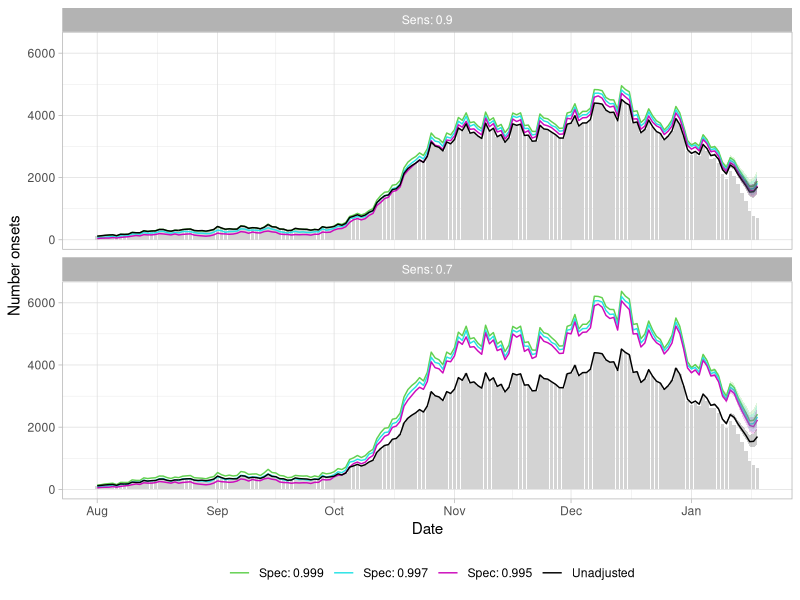

R code for this plot:
library(tidyverse)
dat = read_tsv("../data/nowcast_curr/nowcasting_results_2021-01-21.csv") %>%
  mutate(spec="Spec: 1", sens= "Sens: 1") %>%
  rbind(read_tsv("../data/nowcast_curr/nowcasting_results_spec_0999_2021-01-21.csv") %>%
          mutate(spec="Spec: 0.999", sens="Sens: 1")) %>%
  rbind(read_tsv("../data/nowcast_curr/nowcasting_results_spec_0997_2021-01-21.csv") %>%
          mutate(spec="Spec: 0.997", sens="Sens: 1")) %>%
  rbind(read_tsv("../data/nowcast_curr/nowcasting_results_spec_0995_2021-01-21.csv") %>%
          mutate(spec="Spec: 0.995", sens="Sens: 1")) %>% as_tibble()

dat = dat %>% 
  rbind(dat %>% filter(spec=="Spec: 0.999", sens=="Sens: 1") %>% 
          mutate(nowcast_med = (nowcast_med*0.999)/(0.9+0.999-1),
                 nowcast_lwr = (nowcast_lwr*0.999)/(0.9+0.999-1),
                 nowcast_upr = (nowcast_upr*0.999)/(0.9+0.999-1),
                 sens="Sens: 0.9")) %>%
  rbind(dat %>% filter(spec=="Spec: 0.999", sens=="Sens: 1") %>% 
          mutate(nowcast_med = (nowcast_med*0.999)/(0.7+0.999-1),
                 nowcast_lwr = (nowcast_lwr*0.999)/(0.7+0.999-1),
                 nowcast_upr = (nowcast_upr*0.999)/(0.7+0.999-1),
                 sens="Sens: 0.7")) %>%
  rbind(dat %>% filter(spec=="Spec: 0.997", sens=="Sens: 1") %>% 
          mutate(nowcast_med = (nowcast_med*0.997)/(0.9+0.997-1),
                 nowcast_lwr = (nowcast_lwr*0.997)/(0.9+0.997-1),
                 nowcast_upr = (nowcast_upr*0.997)/(0.9+0.997-1),
                 sens="Sens: 0.9")) %>%
  rbind(dat %>% filter(spec=="Spec: 0.997", sens=="Sens: 1") %>% 
          mutate(nowcast_med = (nowcast_med*0.997)/(0.7+0.997-1),
                 nowcast_lwr = (nowcast_lwr*0.997)/(0.7+0.997-1),
                 nowcast_upr = (nowcast_upr*0.997)/(0.7+0.997-1),
                 sens="Sens: 0.7")) %>%
  rbind(dat %>% filter(spec=="Spec: 0.995", sens=="Sens: 1") %>% 
          mutate(nowcast_med = (nowcast_med*0.995)/(0.9+0.995-1),
                 nowcast_lwr = (nowcast_lwr*0.995)/(0.9+0.995-1),
                 nowcast_upr = (nowcast_upr*0.995)/(0.9+0.995-1),
                 sens="Sens: 0.9")) %>%
  rbind(dat %>% filter(spec=="Spec: 0.995", sens=="Sens: 1") %>% 
          mutate(nowcast_med = (nowcast_med*0.995)/(0.7+0.995-1),
                 nowcast_lwr = (nowcast_lwr*0.995)/(0.7+0.995-1),
                 nowcast_upr = (nowcast_upr*0.995)/(0.7+0.995-1),
                 sens="Sens: 0.7")) %>%
  mutate(sens=factor(sens, levels = c("Sens: 1", "Sens: 0.9", "Sens: 0.7")),
         spec=factor(spec, levels = c("Spec: 1", "Spec: 0.999", "Spec: 0.997", "Spec: 0.995")))


supp_fig_2 = ggplot(dat %>% filter(date>=lubridate::ymd("2020-08-01"),
                                   sens == "Sens: 0.9" & spec %in% c("Spec: 0.999", "Spec: 0.997", "Spec: 0.995") | 
                                     sens == "Sens: 0.7" & spec %in% c("Spec: 0.999", "Spec: 0.997", "Spec: 0.995")) %>%
                      rbind(dat %>% 
                              filter(date>=lubridate::ymd("2020-08-01"),
                                     sens == "Sens: 1", spec=="Spec: 1") %>%
                              mutate(sens = "Sens: 0.9", spec = "Unadjusted")) %>% 
                      rbind(dat %>% 
                              filter(date>=lubridate::ymd("2020-08-01"), 
                                     sens == "Sens: 1", spec=="Spec: 1") %>%
                              mutate(sens = "Sens: 0.7", spec = "Unadjusted"))) +
  geom_col(aes(date, reported), data = dat %>%
             filter(sens== "Sens: 1",
                    spec=="Spec: 1",
                    date >= lubridate::ymd("2020-08-01")) %>%
             select(date, reported), fill = "lightgrey") +
  geom_line(aes(date, nowcast_med, col = spec)) +
  geom_ribbon(aes(date, ymin=nowcast_lwr, ymax=nowcast_upr, fill = spec), alpha = 0.2, lwd = .2) +
  facet_wrap(.~sens, nrow=3, ) + 
  theme_light() +
  theme(legend.position = "bottom") +
  ylab("Number onsets") + xlab("Date") +
  guides(col=guide_legend(title="")) +
  scale_color_manual(values = c("Unadjusted"=1,
                                "Spec: 0.999"=3,
                                "Spec: 0.997"=5,
                                "Spec: 0.995"=6)) +
  scale_fill_manual(values = c("Unadjusted"=1,
                               "Spec: 0.999"=3,
                               "Spec: 0.997"=5,
                               "Spec: 0.995"=6)) +
  scale_linetype_manual(values = c("Unadjusted"=2,
                                   "Spec: 0.999"=1,
                                   "Spec: 0.997"=1,
                                   "Spec: 0.995"=1), guide=FALSE) +
  guides(fill="none")
ggsave(supp_fig_2, filename = "../results/figures/supp_fig_2.png", width = 7, height = 6)


